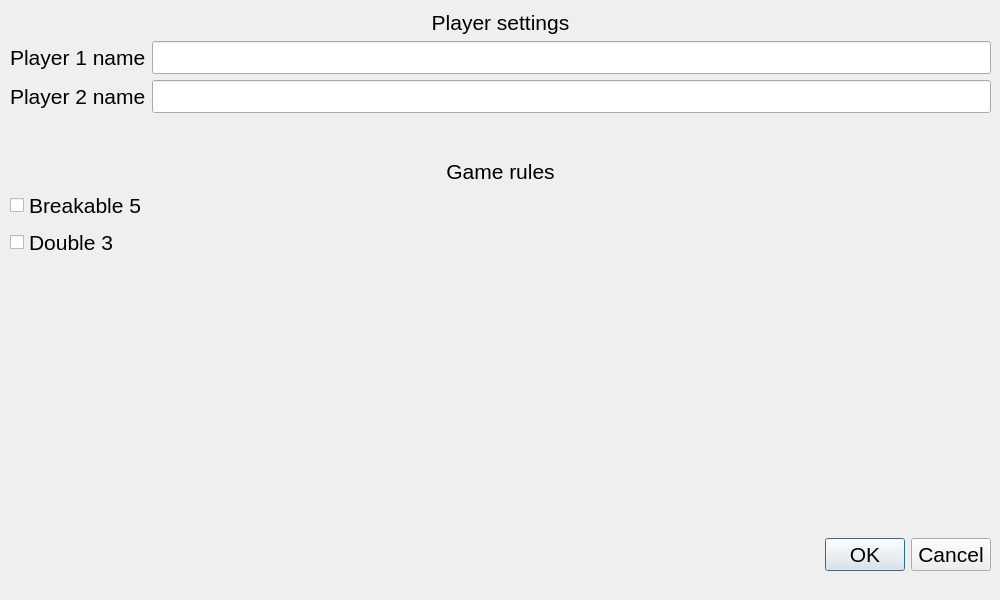
<?xml version="1.0" encoding="UTF-8"?>
<ui version="4.0">
 <class>Settings</class>
 <widget class="QWidget" name="Settings">
  <property name="geometry">
   <rect>
    <x>0</x>
    <y>0</y>
    <width>1000</width>
    <height>600</height>
   </rect>
  </property>
  <property name="font">
   <font>
    <pointsize>16</pointsize>
   </font>
  </property>
  <property name="windowTitle">
   <string>Form</string>
  </property>
  <widget class="QWidget" name="gridLayoutWidget">
   <property name="geometry">
    <rect>
     <x>10</x>
     <y>10</y>
     <width>981</width>
     <height>561</height>
    </rect>
   </property>
   <layout class="QGridLayout" name="gridLayout">
    <property name="margin">
     <number>0</number>
    </property>
    <item row="0" column="0" colspan="2">
     <widget class="QLabel" name="label_4">
      <property name="text">
       <string>Player settings</string>
      </property>
      <property name="alignment">
       <set>Qt::AlignCenter</set>
      </property>
     </widget>
    </item>
    <item row="1" column="0">
     <widget class="QLabel" name="label">
      <property name="font">
       <font>
        <pointsize>16</pointsize>
       </font>
      </property>
      <property name="text">
       <string>Player 1 name</string>
      </property>
     </widget>
    </item>
    <item row="4" column="0" colspan="2">
     <widget class="QLabel" name="label_3">
      <property name="text">
       <string>Game rules</string>
      </property>
      <property name="alignment">
       <set>Qt::AlignCenter</set>
      </property>
     </widget>
    </item>
    <item row="2" column="0">
     <widget class="QLabel" name="label_2">
      <property name="font">
       <font>
        <pointsize>16</pointsize>
       </font>
      </property>
      <property name="text">
       <string>Player 2 name</string>
      </property>
     </widget>
    </item>
    <item row="5" column="0" colspan="2">
     <widget class="QCheckBox" name="cbBreakable5">
      <property name="text">
       <string>Breakable 5</string>
      </property>
     </widget>
    </item>
    <item row="8" column="0" colspan="2">
     <widget class="QDialogButtonBox" name="buttonBox">
      <property name="font">
       <font>
        <pointsize>16</pointsize>
       </font>
      </property>
      <property name="standardButtons">
       <set>QDialogButtonBox::Cancel|QDialogButtonBox::Ok</set>
      </property>
     </widget>
    </item>
    <item row="1" column="1">
     <widget class="QLineEdit" name="lePlayer1">
      <property name="font">
       <font>
        <pointsize>16</pointsize>
       </font>
      </property>
     </widget>
    </item>
    <item row="7" column="0" colspan="2">
     <spacer name="verticalSpacer">
      <property name="orientation">
       <enum>Qt::Vertical</enum>
      </property>
      <property name="sizeHint" stdset="0">
       <size>
        <width>20</width>
        <height>40</height>
       </size>
      </property>
     </spacer>
    </item>
    <item row="3" column="0" colspan="2">
     <spacer name="verticalSpacer_2">
      <property name="orientation">
       <enum>Qt::Vertical</enum>
      </property>
      <property name="sizeType">
       <enum>QSizePolicy::Fixed</enum>
      </property>
      <property name="sizeHint" stdset="0">
       <size>
        <width>20</width>
        <height>40</height>
       </size>
      </property>
     </spacer>
    </item>
    <item row="2" column="1">
     <widget class="QLineEdit" name="lePlayer2">
      <property name="font">
       <font>
        <pointsize>16</pointsize>
       </font>
      </property>
     </widget>
    </item>
    <item row="6" column="0" colspan="2">
     <widget class="QCheckBox" name="cbDouble3">
      <property name="text">
       <string>Double 3</string>
      </property>
     </widget>
    </item>
   </layout>
  </widget>
 </widget>
 <resources/>
 <connections/>
</ui>
